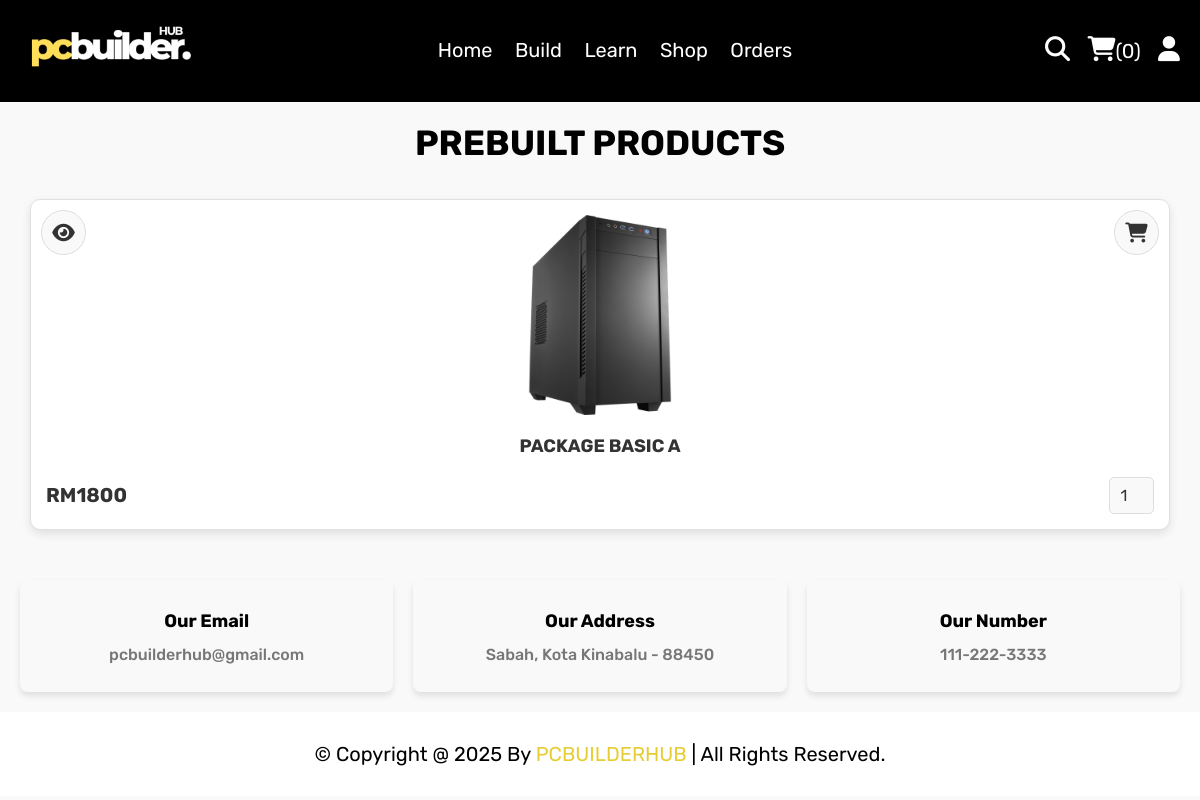
The app's page /category_prebuilt.php?category=basic with its own data.
### tables this page shows
CREATE TABLE `prebuilt` (
  `id` int(255) NOT NULL,
  `name` varchar(100) NOT NULL,
  `category` varchar(255) NOT NULL,
  `price` varchar(11) NOT NULL,
  `image` varchar(255) NOT NULL,
  `detail` varchar(999) NOT NULL
);

### category_prebuilt.php (the view, shortened to what this page needs)
<?php
include 'components/connect.php';
?>
<!DOCTYPE html>
<html lang="en">
<head>
   <link rel="stylesheet" href="https://cdnjs.cloudflare.com/ajax/libs/font-awesome/6.1.1/css/all.min.css">
   <link rel="stylesheet" href="css/style.css">
</head>
<body>
<?php include 'components/user_header.php'; ?>
<section class="products">
   <h1 class="title">Prebuilt Products</h1>
   <div class="box-container">
      <?php
         $category = $_GET['category'];
         $allowed_categories = ['basic', 'intermediate', 'advanced'];
         if(!in_array($category, $allowed_categories)) {
            echo '<p class="empty">Invalid category selected!</p>';
         } else {
            $select_prebuilt = $conn->prepare("SELECT * FROM `prebuilt` WHERE category = ?");
            $select_prebuilt->execute([$category]);
            if($select_prebuilt->rowCount() > 0){
               while($fetch_prebuilt = $select_prebuilt->fetch(PDO::FETCH_ASSOC)){
      ?>
      <form action="" method="post" class="box">
         <a href="quick_view.php?pid=<?= $fetch_prebuilt['id']; ?>" class="fas fa-eye"></a>
         <button type="submit" class="fas fa-shopping-cart" name="add_to_cart"></button>
         <img src="uploaded_img/<?= $fetch_prebuilt['image']; ?>" alt="">
         <div class="name"><?= $fetch_prebuilt['name']; ?></div>
         <div class="flex">
            <div class="price"><span>RM</span><?= $fetch_prebuilt['price']; ?></div>
            <input type="number" name="qty" class="qty" min="1" max="99" value="1" maxlength="2">
         </div>
      </form>
      <?php
               }
            }else{
               echo '<p class="empty">No products</p>';
            }
         }
      ?>
   </div>
</section>
</body>
<?php include 'components/footer.php'; ?>
</html>

### css/style.css (style rules this page uses)
:root { --yellow:#e7cd35; --red:#e74c3c; --white:#000000; --black:#ffffff; --light-color:#777; --border:.2rem solid var(--white); }
* { font-family: 'Rubik', sans-serif; margin:0; padding:0; box-sizing: border-box; outline: none; border: none; text-decoration: none; }
html { font-size: 62.5%; overflow-x: hidden; scroll-behavior: smooth; stop-opacity: 7rem; }
section { margin:0 auto; max-width: 1200px; padding:2rem; }
.title { text-align: center; margin-bottom: 2.5rem; font-size: 3.5rem; color:var(--white); text-transform: uppercase; }
.products .box-container { display: grid; grid-template-columns: repeat(auto-fit, minmax(25rem, 1fr)); gap: 1.5rem; justify-content: center; align-items: flex-start; padding: 1rem; }
.products .box-container .box { position: relative; overflow: hidden; max-width: 100%; height: auto; border: 1px solid #e0e0e0; background-color: #ffffff; border-radius: 10px; display: flex; flex-direction: column; justify-content: space-between; padding: 1.5rem; box-shadow: 0 4px 10px rgba(0, 0, 0, 0.1); transition: all 0.3s ease; }
.products .box-container .box img { height: 20rem; width: 100%; object-fit: contain; margin-bottom: 1rem; border-radius: 8px; transition: transform 0.3s ease; }
.products .box-container .box .fa-eye, .products .box-container .box .fa-shopping-cart { position: absolute; top: 1rem; height: 4.5rem; width: 4.5rem; line-height: 4.3rem; border: 1px solid #ddd; background-color: #f9f9f9; cursor: pointer; font-size: 2rem; color: #333; border-radius: 50%; transition: all 0.3s ease; display: flex; align-items: center; justify-content: center; z-index: 2; }
.products .box-container .box .fa-eye { left: 1rem; }
.products .box-container .box .fa-shopping-cart { right: 1rem; }
.products .box-container .box .name { font-size: 1.8rem; color: #333; margin: 1rem 0; font-weight: bold; text-align: center; }
.products .box-container .box .flex { display: flex; align-items: center; gap: 1rem; margin-top: 1rem; justify-content: space-between; }
.products .box-container .box .flex .price { font-size: 2rem; color: #333; font-weight: bold; }
.products .box-container .box .flex .qty { padding: 0.8rem; border: 1px solid #ddd; font-size: 1.6rem; color: #333; border-radius: 5px; background-color: #f9f9f9; width: 4.5rem; text-align: center; }
body { font-family: Arial, sans-serif; background-color: #f9f9f9; color: #333; margin: 0; padding: 0; }

### records on screen
prebuilt: image (picture), name "PACKAGE BASIC A", price "1800"

### other values on screen
$total_cart_items "0"
